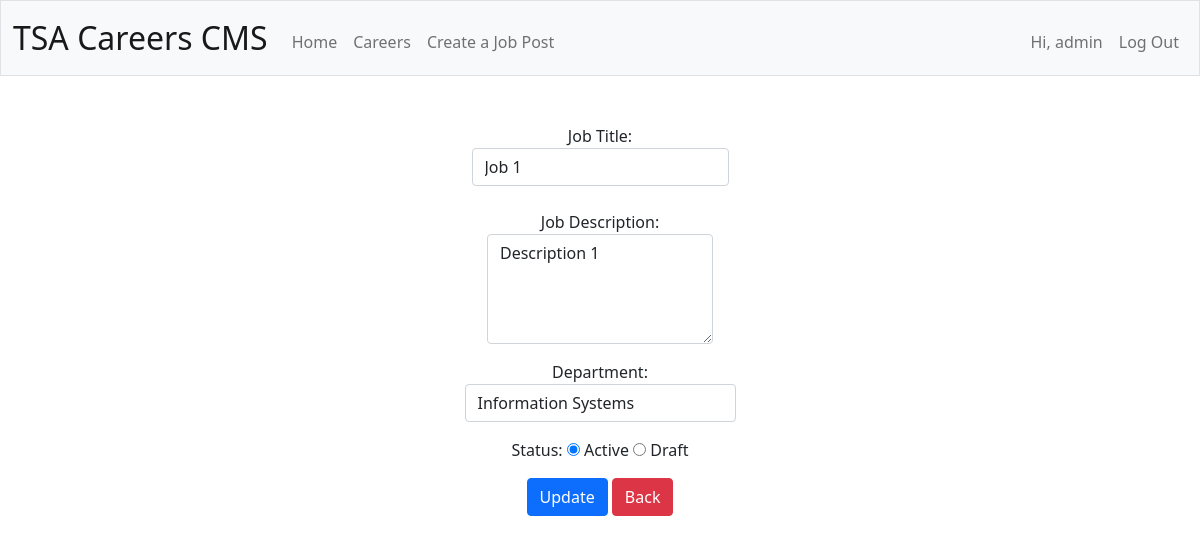
Screenshot of /update?job-edit=4 (signed in) with the database file from the repository.
### tables this page shows
CREATE TABLE 'users' (id INTEGER PRIMARY KEY AUTOINCREMENT NOT NULL, username TEXT NOT NULL, hash TEXT NOT NULL);

CREATE TABLE 'jobs' ('id' INTEGER PRIMARY KEY AUTOINCREMENT NOT NULL, 'title' TEXT, 'description' TEXT,'dept_id' INTEGER, 'status' BOOLEAN NOT NULL DEFAULT 'false');

CREATE TABLE 'departments' ('id' INTEGER PRIMARY KEY AUTOINCREMENT NOT NULL, 'name' TEXT);

### app.py (the view, shortened to what this page needs)
@app.route("/update", methods=["GET", "POST"])
@login_required
def update():
    if request.args:
        job_id = request.args['job-edit']
        job = db.execute("SELECT * FROM jobs WHERE id=?", job_id)
    return render_template("/update.html", job=job, depts=depts)

### app.py (called while the page is built)
def check_session():
    if 'user_id' not in session:
        return redirect("/login.html")
    else:
        username = db.execute("SELECT username FROM users WHERE id = ?", session["user_id"])
        session['username'] = username[0]['username']

@app.before_request
def before_request():
    check_session()

@app.after_request
def after_request(response):
    response.headers["Cache-Control"] = "no-cache, no-store, must-revalidate"
    response.headers["Expires"] = 0
    response.headers["Pragma"] = "no-cache"
    return response

### helpers.py (called while the page is built)
def login_required(f):
    @wraps(f)
    def decorated_function(*args, **kwargs):
        if session.get("user_id") is None:
            return redirect("/login")
        return f(*args, **kwargs)
    return decorated_function

### templates/update.html (shortened to what this page needs)
{% extends "layout.html" %}
{% block main %}
    {% for item in job%}
        <form action="/update" method="post">
            <div class="mb-6">
                <label>Job Title:</label>
                <input autofocus required class="form-control mx-auto w-auto" id="job_title" name="job_title" placeholder="Job Title" type="text" value="{{ item['title'] }}">
            </div>
            <br>
            <div class="mb-3">
                <label>Job Description:</label>
                <textarea required class="form-control mx-auto w-auto" placeholder="Job Description" name="job_desc" id="job_desc" rows="4">{{ item['description'] }}</textarea>
            </div>
            <div class="mb-3">
                <label>Department:</label>
                <select required name="department" id="department" class="form-control mx-auto w-auto" >
                    {% for dept in depts %}
                        <option {% if dept['id'] == item['dept_id'] %} selected {% endif %} value="{{ dept['id'] }}">{{ dept['name'] }}</option>
                    {% endfor %}
                </select>
            </div>
            <div class="mb-3">
                <label>Status:</label>
                <input type="radio" value="true" name="status" {% if item["status"] == "true" %} checked="checked" {% endif %}></input>
                <label for="">Active</label>
                <input type="radio" value="false" name="status" {% if item["status"] == "false" %} checked="checked" {% endif %}></input>
                <label>Draft</label>
            </div>
            <button type="submit" class="btn btn-primary">Update</button>
            <a class="btn btn-danger" href="/careers">Back</a>
        </form>
    {% endfor %}
{% endblock %}

### templates/layout.html (shortened to what this page needs)
<!DOCTYPE html>
<html lang="en">
    <head>
        <link href="https://cdn.jsdelivr.net/npm/bootstrap@5.1.3/dist/css/bootstrap.min.css" rel="stylesheet">
        <link href="/static/styles.css" rel="stylesheet">
    </head>
    <body>
        <nav class="bg-light border navbar navbar-expand-md navbar-light">
            <div class="container-fluid">
                <a class="navbar-brand" href="/">
                    TSA Careers{% if session["user_id"] %} CMS{% endif %}
                </a>
                <div class="collapse navbar-collapse" id="navbar">
                    <ul class="navbar-nav me-auto mt-2">
                        <li class="nav-item"><a class="nav-link" href="/">Home</a></li>
                        <li class="nav-item"><a class="nav-link" href="/careers">Careers</a></li>
                    {% if session["user_id"] %}
                            <li class="nav-item"><a class="nav-link" href="/create">Create a Job Post</a></li>
                        </ul>
                        <ul class="navbar-nav ms-auto mt-2">
                            <li class="nav-item"><a class="nav-link">Hi, {{ session["username"] }} </a></li>
                            <li class="nav-item"><a class="nav-link" href="/logout">Log Out</a></li>
                        </ul>
                    {% endif %}
                </div>
            </div>
        </nav>
        <main class="container-fluid py-5 text-center">
            {% block main %}{% endblock %}
        </main>
    </body>
</html>

### static/styles.css (style rules this page uses)
nav .navbar-brand { font-size: xx-large; }

### rows the page displays
users: username "admin"
jobs: job_title "Job 1", job_desc "Description 1", department "Information Systems", status "☑"
